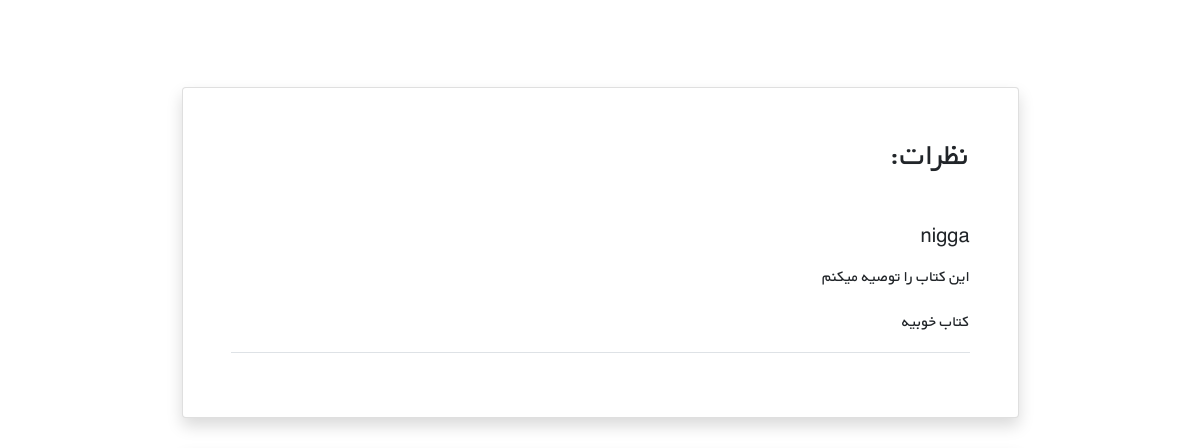
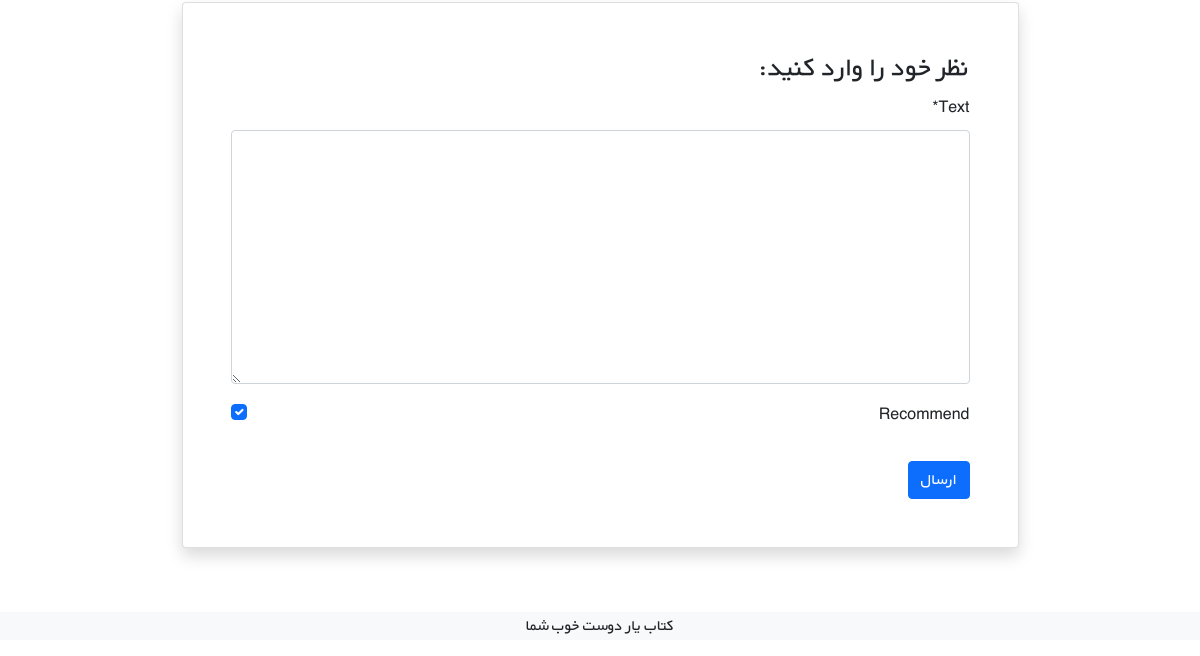
Page /books/7/ (signed in, lower part) on the earlier database version (2 pictures, top to bottom).
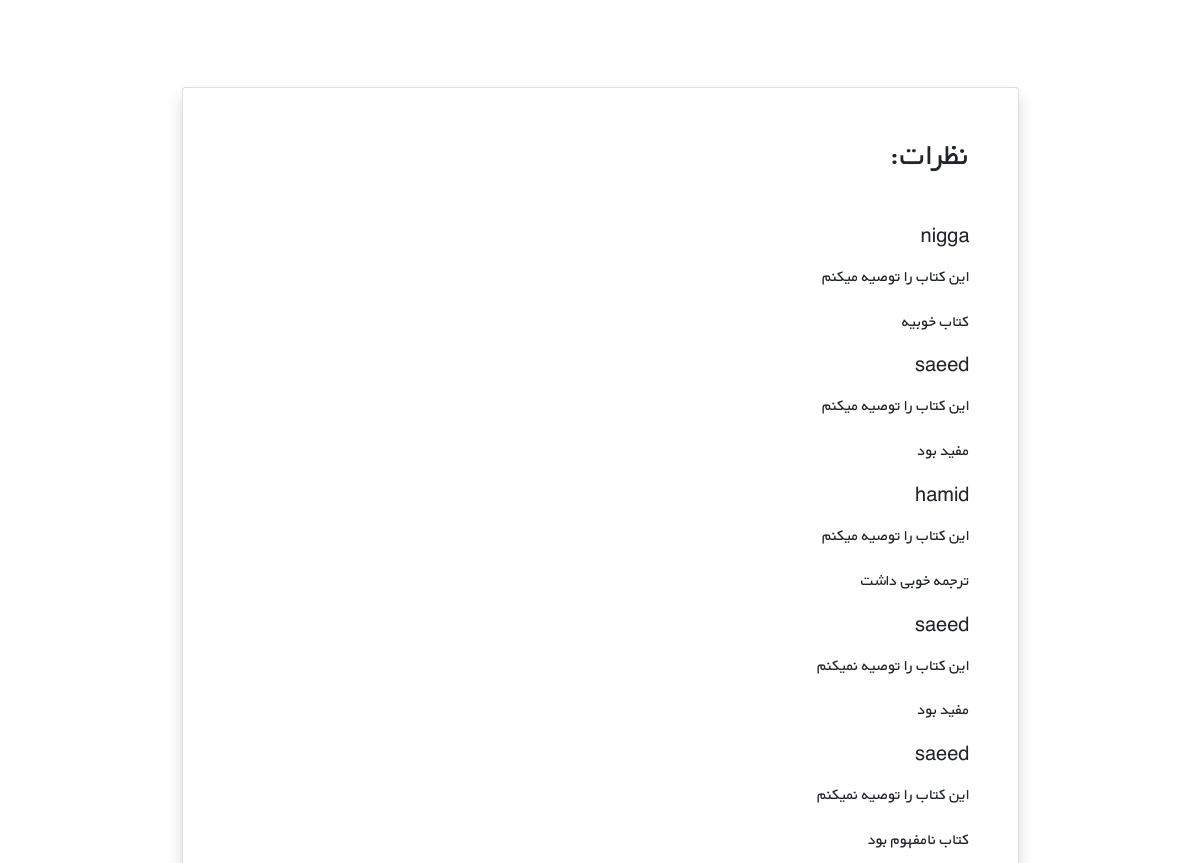
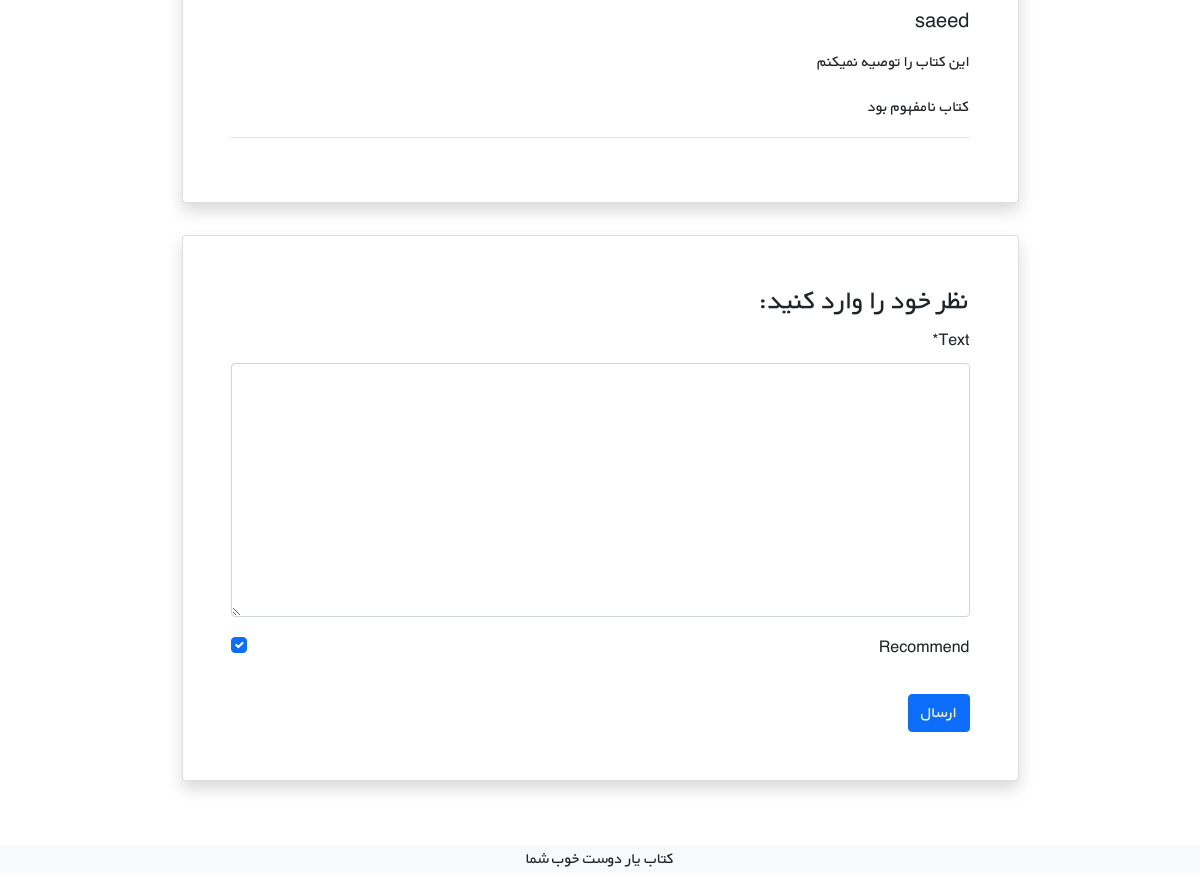
Same page on the later database version (2 pictures, top to bottom).
### books/models.py (models this page shows, shortened)
class Comment(models.Model):
    text = models.TextField()
    user = models.ForeignKey(get_user_model(), on_delete=models.CASCADE)
    book = models.ForeignKey(Book, on_delete=models.CASCADE, related_name="comments")
    is_active = models.BooleanField(default=True)
    recommend = models.BooleanField(default=True)
    datetime_created_at = models.DateTimeField(auto_now_add=True)

### accounts/models.py (models this page shows)
class CustomUser(AbstractUser):
    age = models.PositiveIntegerField(null=True, blank=True)

### books/views.py (the view)
# urls.py: path('<int:pk>/', views.book_detail_view, name='book_detail'),
@login_required
def book_detail_view(request, pk):
    book = get_object_or_404(Book, pk=pk)
    book_comments = book.comments.all()
    if request.method == 'POST':
        comment_form = CommentForm(request.POST)
        if comment_form.is_valid():
            new_comment = comment_form.save(commit=False)
            new_comment.book = book
            new_comment.user = request.user
            new_comment.save()
            comment_form = CommentForm()
    else:
        comment_form = CommentForm
    return render(request, 'books/book_detail.html', {
        'book': book,
        'comments': book_comments,
        'comment_form': comment_form,
    })

### books/templates/books/book_detail.html (shortened to what this page needs)
{% extends '_base.html' %}
{% load crispy_forms_tags %}
{% block content %}
    <div class="container mt-5" dir="rtl">
        <div class="">
            <div class="">
                <div class="d-flex justify-content-center">
                    <div class="my-3 p-5 w-sm-75 w-100">
                    </div>
                </div>
                <div class="d-flex justify-content-center">
                    <div class="card shadow my-3 p-5 w-sm-75 w-100">
                        <h2 class="mb-5">نظرات:</h2>
                        <div class="border-bottom mb-3">
                            {% for comment in comments %}
                                {% if comment.is_active %}
                                    <h5 class="mb-3">{{ comment.user.username }}</h5>
                                    {% if comment.recommend %}
                                        <p>این کتاب را توصیه میکنم</p>
                                    {% else %}
                                        <p>این کتاب را توصیه نمیکنم</p>
                                    {% endif %}
                                    <p>{{ comment.text|linebreaks }}</p>
                                {% endif %}
                            {% endfor %}
                        </div>
                    </div>
                </div>
                <div class="d-flex justify-content-center">
                    <div class="card shadow my-3 p-5 w-sm-75 w-100">
                        <h3>نظر خود را وارد کنید:</h3>
                        <form method="POST">
                            {{ comment_form|crispy }}
                            <button type="submit" class="btn btn-primary mt-3">ارسال</button>
                        </form>
                    </div>
                </div>
            </div>
        </div>
    </div>
{% endblock %}

### templates/_base.html (shortened to what this page needs)
{% load static %}
<!doctype html>
<html lang="en">
<head>
    <link href="https://cdn.jsdelivr.net/npm/bootstrap@5.1.3/dist/css/bootstrap.min.css" rel="stylesheet"
>
    <link rel="stylesheet" href="{% static 'css/style.css' %}">
</head>
<body>
{% block content %}
{% endblock %}
<footer class="bg-light text-center text-lg-start mt-5">
    <div class="text-center bg-grey">
        <p>کتاب یار دوست خوب شما </p>
    </div>
</footer>
</body>
</html>

### static/css/style.css (style rules this page uses)
* { font-family: 'BYekan', sans-serif; line-height: 1.8rem; }
@media (min-width: 576px) { .w-sm-75 { width: 75%!important; } }

Differences in the rows shown:
added Comment: user.username "saeed", recommend "این کتاب را توصیه میکنم", text "مفید بود"
added Comment: user.username "hamid", recommend "این کتاب را توصیه میکنم", text "ترجمه خوبی داشت"
added Comment: user.username "saeed", recommend "این کتاب را توصیه نمیکنم", text "مفید بود"
added Comment: user.username "saeed", recommend "این کتاب را توصیه نمیکنم", text "کتاب نامفهوم بود"
added Comment: user.username "saeed", recommend "این کتاب را توصیه نمیکنم", text "کتاب نامفهوم بود"
